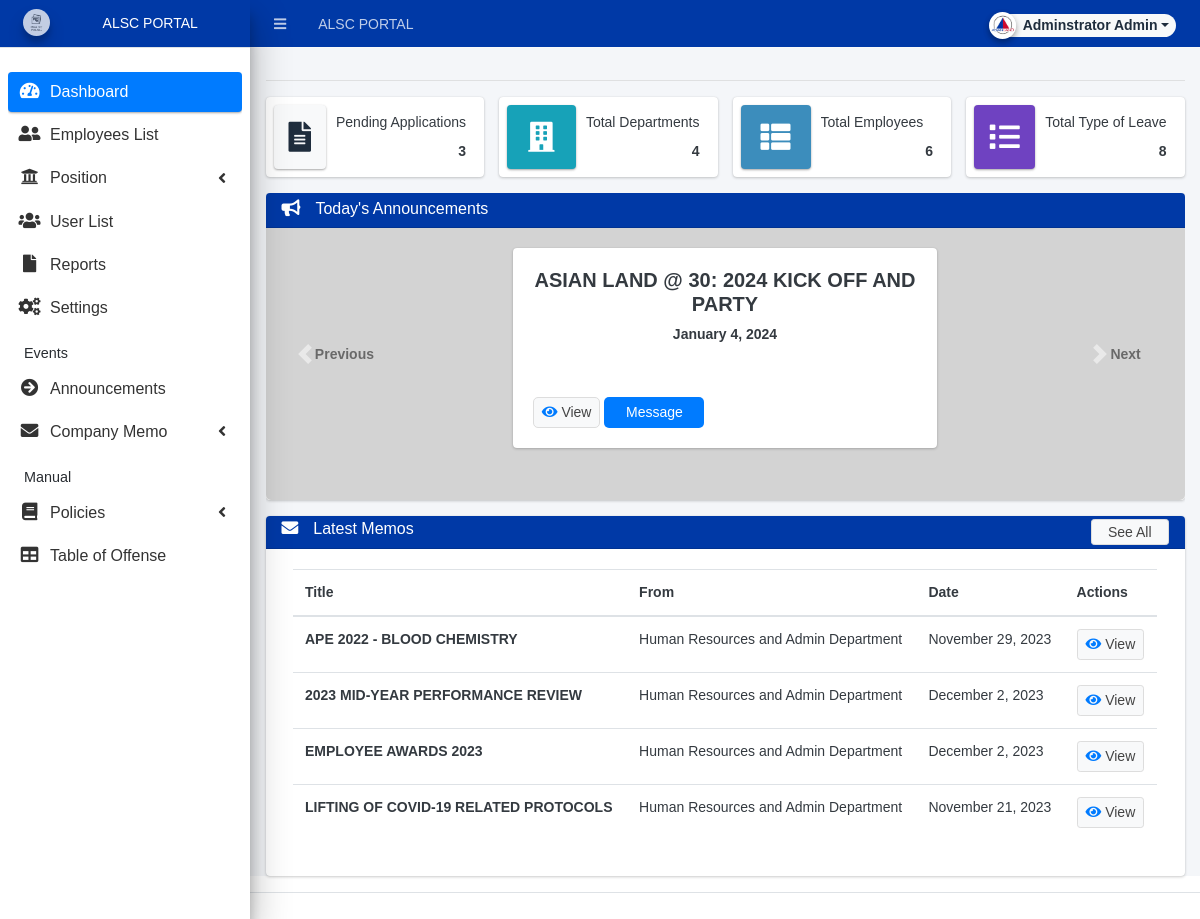
/admin/index.php (signed in), run on an earlier commit of the app's database.
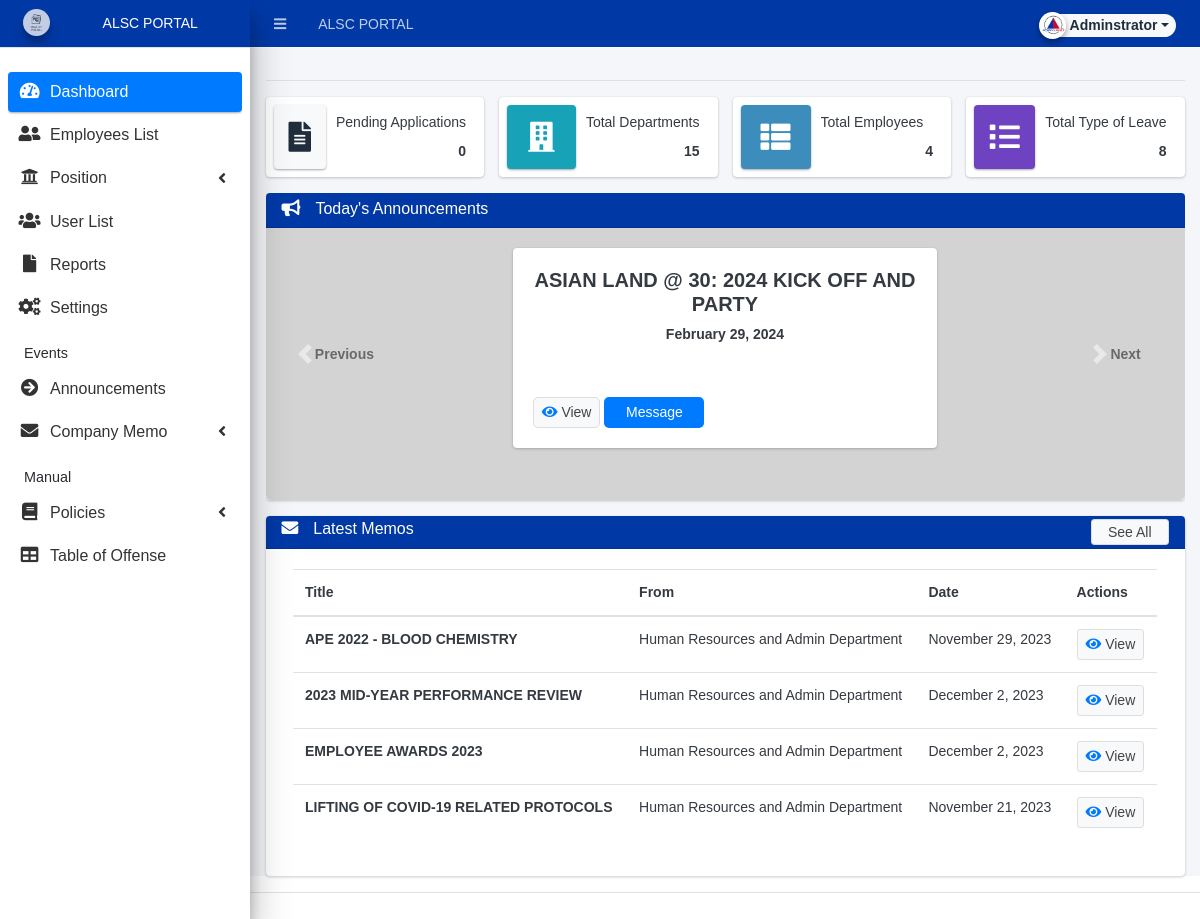
And on a later commit of the database.
### tables this page shows
CREATE TABLE `announcement_list` (
  `id` int(30) NOT NULL,
  `title` text NOT NULL,
  `description` text NOT NULL,
  `date_created` datetime NOT NULL DEFAULT current_timestamp(),
  `date_updated` datetime DEFAULT NULL ON UPDATE current_timestamp(),
  `to_` text NOT NULL,
  `from_` text NOT NULL,
  `date_` datetime NOT NULL,
  `cc_` text NOT NULL,
  `ref_` text NOT NULL,
  `re_` text NOT NULL,
  `message` text NOT NULL,
  `file` text DEFAULT NULL
);

### classes/DBConnection.php (called while the page is built, shortened)
<?php
class DBConnection{
    private $host = DB_SERVER;
    private $username = DB_USERNAME;
    private $password = DB_PASSWORD;
    private $database = DB_NAME;
    public $conn;
    public function __construct(){
        if (!isset($this->conn)) {
            $this->conn = new mysqli($this->host, $this->username, $this->password, $this->database);
        }
    }
}
?>

### classes/SystemSettings.php (called while the page is built, shortened)
<?php
class SystemSettings extends DBConnection{
	function userdata($field = ''){
		if(!empty($field)){
			if(isset($_SESSION['userdata'][$field]))
				return $_SESSION['userdata'][$field];
			else
				return null;
		}else{
			return false;
		}
	}
}
$_settings = new SystemSettings();
?>

### config.php (called while the page is built, shortened)
<?php
require_once('classes/DBConnection.php');
require_once('classes/SystemSettings.php');
function validate_image($file){
	if(!empty($file)){
		if(is_file(base_app.$file)){
			return base_url.$file;
		}else{
			return base_url.'dist/img/no-image-available.png';
		}
	}else{
		return base_url.'dist/img/no-image-available.png';
	}
}
?>

### admin/home.php (the view, shortened to what the changed rows need)
<?php if($_settings->userdata('type') != 3): ?>
<div class="row">
          <div class="col-12 col-sm-6 col-md-3">
            <div class="info-box">
              <span class="info-box-icon bg-light elevation-1"><i class="fas fa-file-alt"></i></span>
              <div class="info-box-content">
                <span class="info-box-text">Pending Applications</span>
                <span class="info-box-number text-right">
                  <?php
                    $pending = $conn->query("SELECT * FROM `leave_applications` where type != 0 and status = 0 ")->num_rows;
                    echo number_format($pending);
                  ?>
                </span>
              </div>
            </div>
          </div>
          <div class="col-12 col-sm-6 col-md-3">
            <div class="info-box mb-3">
              <span class="info-box-icon bg-info elevation-1"><i class="fas fa-building"></i></span>
              <div class="info-box-content">
                <span class="info-box-text">Total Departments</span>
                <span class="info-box-number text-right">
                  <?php
                    $department = $conn->query("SELECT id FROM `department_list` ")->num_rows;
                    echo number_format($department);
                  ?>
                </span>
              </div>
            </div>
          </div>
          <div class="col-12 col-sm-6 col-md-3">
            <div class="info-box mb-3">
              <span class="info-box-icon bg-lightblue elevation-1"><i class="fas fa-th-list"></i></span>
              <div class="info-box-content">
                <span class="info-box-text">Total Employees</span>
                <span class="info-box-number text-right">
                <?php
                    $employee = $conn->query("SELECT DISTINCT(user_id) as total FROM `employee_meta`")->num_rows;
                    echo number_format($employee);
                  ?>
                </span>
              </div>
            </div>
          </div>
          <div class="col-12 col-sm-6 col-md-3">
            <div class="info-box mb-3">
              <span class="info-box-icon bg-purple elevation-1"><i class="fas fa-list"></i>
              </span>
              <div class="info-box-content">
                  <a href="your_php_page.php" style="text-decoration: none; color: inherit;">
                      <span class="info-box-text">Total Type of Leave</span>
                      <span class="info-box-number text-right">
                          <?php
                              $leave_types = $conn->query("SELECT id FROM `leave_types` where status = 1 ")->num_rows;
                              echo number_format($leave_types);
                          ?>
                      </span>
                  </a>
              </div>
            </div>
          </div>
        </div>
<?php endif; ?>
<div id="announcementCarousel" class="carousel slide" data-ride="carousel" data-interval="4000">
  <div class="carousel-inner">
    <?php
    $qry = $conn->query("SELECT * from `announcement_list` order by date_created desc LIMIT 4");
    $count = 0;
    while ($row = $qry->fetch_assoc()):
        $row['description'] = strip_tags(stripslashes(html_entity_decode($row['description'])));
    ?>
    <div class="carousel-item <?php echo ($count == 0) ? 'active' : ''; ?>">
      <div class="card">
        <div class="card-header" style="background-color: #0039a6 ;padding: 0.4rem 1rem">
          <div class="row">
            <div class="col-auto">
              <i class="fas fa-bullhorn" style="font-size: 1.2em; color: white;"></i>
            </div>
            <div class="col">
              <h3 class="card-title">Today's Announcements</h3>
            </div>
          </div>
        </div>
        <div class="card-body" style="background-color: #d3d3d3; border-bottom-left-radius: 5px; border-bottom-right-radius: 5px;">
          <div class="container-fluid">
            <div class="row">
              <div class="col-md-6 mx-auto mb-3">
                <div class="card" style="background-color: white; height: 200px;">
                  <div class="card-body d-flex flex-column">
                    <h5 class="announce" style="font-weight: bold; text-align: center;"><?php echo $row['title'] ?></h5>
                    <p class="card-text" style="font-weight: bold; text-align: center;"><?php echo ($row['date_updated'] != null) ? date('F j, Y', strtotime($row['date_updated'])) : date('F j, Y', strtotime($row['date_created'])); ?></p>
                    <div class="mt-auto">
                      <a class="btn btn-default btn-sm view_announce" style="border-radius:5px;" href="./?page=announcement/view_home&id=<?php echo $row['id'] ?>"><span class="fa fa-eye text-primary"></span> View</a>
                      <a class="btn btn-primary msg_announce" style="border-radius:5px;" href="javascript:void(0)" data-id="<?php echo $row['id'] ?>"><span></span> Message </a>
                    </div>
                  </div>
                </div>
              </div>
            </div>
          </div>
        </div>
      </div>
    </div>
    <?php
        $count++;
    endwhile;
    ?>
  </div>
</div>
<div class="card">
  <div class="card-body">
    <div class="container-fluid">
      <div class="table-responsive">
        <table class="table">
          <thead>
            <tr>
              <th>Title</th>
              <th>From</th>
              <th>Date</th>
              <th>Actions</th>
            </tr>
          </thead>
        </table>
      </div>
    </div>
  </div>
</div>

### admin/inc/topBarNav.php (shortened to what the changed rows need)
<nav class="main-header navbar navbar-expand navbar-dark border border-light border-top-0 border-left-0 border-right-0 navbar-light text-sm" style="background-color: #0039a6;">
  <ul class="navbar-nav ml-auto">
    <li class="nav-item">
      <div class="btn-group nav-link">
            <button type="button" class="btn btn-rounded badge badge-light dropdown-toggle dropdown-icon" data-toggle="dropdown">
              <span><img src="<?php echo validate_image($_settings->userdata('avatar')) ?>" class="img-circle elevation-2 user-img" alt="User Image"></span>
              <span class="ml-3"><?php echo ucwords($_settings->userdata('firstname').' '.$_settings->userdata('lastname')) ?></span>
            </button>
        </div>
    </li>
  </ul>
</nav>

What changed in the data, as far as the page shows it:
changed announcement_list: date_updated "January 4, 2024" → "February 29, 2024"
Also different on the page:
$_settings->userdata('firstname').' '.$_settings->userdata('lastname'): "Adminstrator Admin" → "Adminstrator"
$pending: "3" → "0"
$department: "4" → "15"
$employee: "6" → "4"
